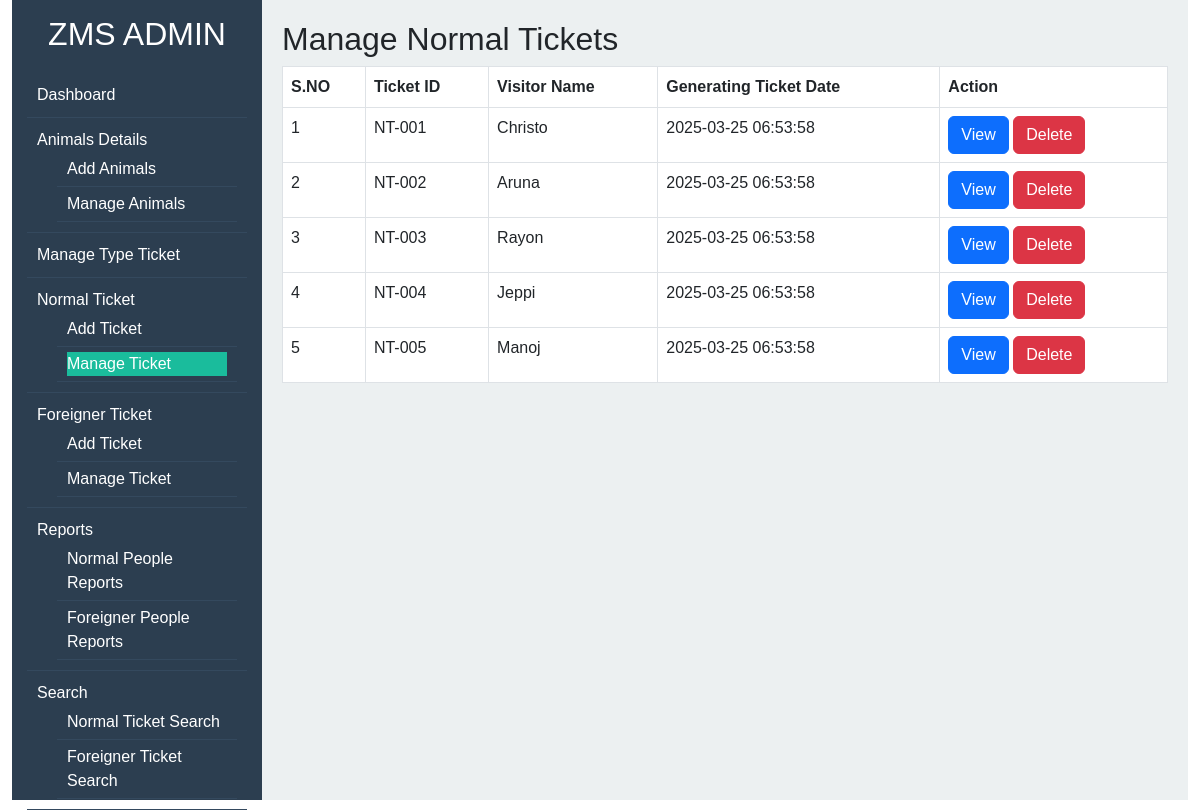
/manage-normal-ticket.php, run on the app's committed database.
### tables this page shows
CREATE TABLE normal_tickets (
    id INT AUTO_INCREMENT PRIMARY KEY,
    ticket_id VARCHAR(20) UNIQUE NOT NULL,   
    visitor_name VARCHAR(255) NOT NULL,
    adult_count INT NOT NULL,
    child_count INT NOT NULL,
    visit_date DATE NOT NULL,   
    created_at TIMESTAMP DEFAULT CURRENT_TIMESTAMP
);

### manage-normal-ticket.php (the view, shortened to what this page needs)
<?php
include 'db.php';
$sql = "SELECT * FROM normal_tickets ORDER BY id ASC";
$result = $conn->query($sql);
?>
<!DOCTYPE html>
<html lang="en">
<head>
    <link rel="stylesheet" href="https://cdn.jsdelivr.net/npm/bootstrap@5.3.0/dist/css/bootstrap.min.css">
</head>
<body>
<div class="container-fluid">
    <div class="sidebar">
        <h2>ZMS ADMIN</h2>
        <ul>
            <li><a href="dashboard.php">Dashboard</a></li>
            <li class="submenu">Animals Details
                <ul>
                    <li><a href="add-animals.php">Add Animals</a></li>
                    <li><a href="manage-animals.php">Manage Animals</a></li>
                </ul>
            </li>
            <li><a href="manage-type-ticket.php">Manage Type Ticket</a></li>
            <li class="submenu">Normal Ticket
                <ul>
                    <li><a href="add-normal-ticket.php">Add Ticket</a></li>
                    <li><a href="manage-normal-ticket.php" class="active">Manage Ticket</a></li>
                </ul>
            </li>
            <li class="submenu">Foreigner Ticket
                <ul>
                    <li><a href="add-foreigner-ticket.php">Add Ticket</a></li>
                    <li><a href="manage-foreigner-ticket.php">Manage Ticket</a></li>
                </ul>
            </li>
            <li class="submenu">Reports
                <ul>
                    <li><a href="normal-people-reports.php">Normal People Reports</a></li>
                    <li><a href="foreigner-people-reports.php">Foreigner People Reports</a></li>
                </ul>
            </li>
            <li class="submenu">Search
                <ul>
                    <li><a href="normal-ticket-search.php">Normal Ticket Search</a></li>
                    <li><a href="foreigner-ticket-search.php">Foreigner Ticket Search</a></li>
                </ul>
            </li>
        </ul>
    </div>
    <div class="content">
        <h2>Manage Normal Tickets</h2>
        <table class="table table-bordered">
            <thead>
                <tr>
                    <th>S.NO</th>
                    <th>Ticket ID</th>
                    <th>Visitor Name</th>
                    <th>Generating Ticket Date</th>
                    <th>Action</th>
                </tr>
            </thead>
            <tbody>
                <?php
                $sn = 1;
                while ($row = $result->fetch_assoc()) {
                    echo "<tr>
                        <td>{$sn}</td>
                        <td>{$row['ticket_id']}</td>
                        <td>{$row['visitor_name']}</td>
                        <td>{$row['created_at']}</td>
                        <td>
                            <a href='view-ticket.php?id={$row['id']}' class='btn btn-primary'>View</a>
                            <a href='manage-normal-ticket.php?delete_id={$row['id']}' class='btn btn-danger' onclick='return confirm(\"Are you sure?\")'>Delete</a>
                        </td>
                    </tr>";
                    $sn++;
                }
                ?>
            </tbody>
        </table>
    </div>
</div>
</body>
</html>

### manage-normal-ticket.php (style rules this page uses)
body { font-family: Arial, sans-serif; margin: 0; padding: 0; }
.container-fluid { display: flex; }
.sidebar { width: 250px; background-color: #2C3E50; padding: 15px; color: white; height: 100vh; }
.sidebar h2 { text-align: center; margin-bottom: 20px; }
.sidebar ul { list-style: none; padding: 0; }
.sidebar ul li { padding: 10px; border-bottom: 1px solid #34495E; }
.sidebar ul li a { color: white; text-decoration: none; display: block; }
.sidebar ul li a.active { background-color: #1ABC9C; }
.sidebar ul .submenu ul { padding-left: 20px; }
.sidebar ul .submenu ul li { padding: 5px 10px; }
.content { flex-grow: 1; padding: 20px; background-color: #ECF0F1; }
.table { background: white; }

### data on the page
normal_tickets: ticket "NT-001", visitor_name "Christo", created_at "2025-03-25 06:53:58"
normal_tickets: ticket "NT-002", visitor_name "Aruna", created_at "2025-03-25 06:53:58"
normal_tickets: ticket "NT-003", visitor_name "Rayon", created_at "2025-03-25 06:53:58"
normal_tickets: ticket "NT-004", visitor_name "Jeppi", created_at "2025-03-25 06:53:58"
normal_tickets: ticket "NT-005", visitor_name "Manoj", created_at "2025-03-25 06:53:58"
